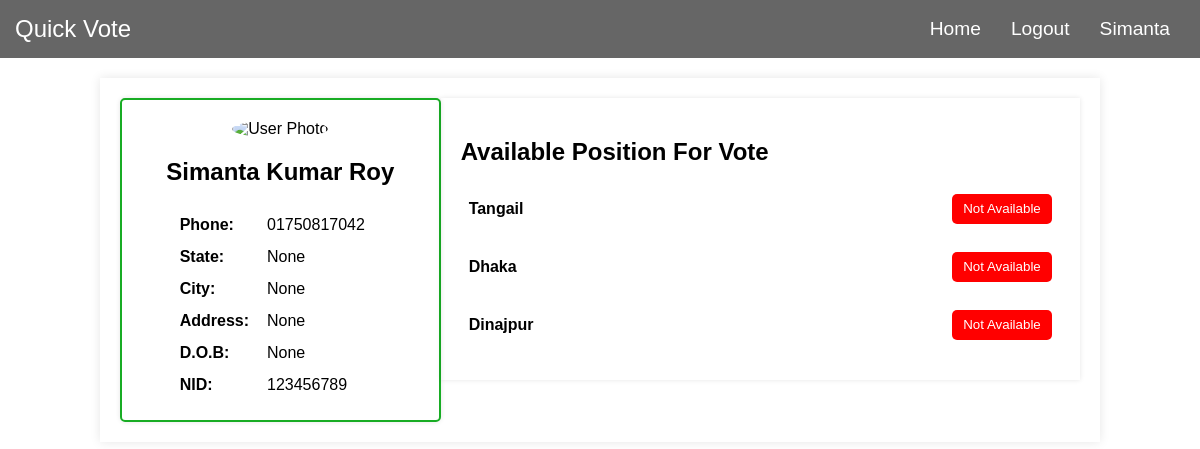
Screenshot of /vote/1 (signed in) with the database file from the repository.
### authentication/models.py (models this page shows, shortened)
class User(AbstractUser):
    GENDER = [
        ("UNSPECIFIED", "Unspecified"),
        ("MALE", "Male"),
        ("FEMALE", "Female"),
    ]
    username=None
    dateOfBirth = models.DateField(null=True,blank=True)
    gender = models.CharField(max_length=80, choices=GENDER, default="UNSPECIFIED")
    email = models.EmailField(unique=True,max_length=200)
    phone = models.CharField(max_length=18,null=True,blank=True)
    nid = models.CharField(max_length=200)
    f_id = models.IntegerField(null=True,blank=True)
    alternative_password = models.CharField(null=True,blank=True,max_length=500)
    state = models.CharField(max_length=255,null=True,blank=True)
    city = models.CharField(max_length=255,null=True,blank=True)
    address = models.CharField(max_length=255,null=True,blank=True)
    country = models.CharField(max_length=255,null=True,blank=True)
    photo = models.ImageField(null=True,blank=True)
    USERNAME_FIELD = 'email'
    REQUIRED_FIELDS=['first_name', 'last_name']
    objects = CustomUserManager()

### home/models.py (models this page shows, shortened)
class Position(models.Model):
    vote = models.ForeignKey(Vote,on_delete=models.CASCADE,null=True,blank=True)
    win = models.ForeignKey(User,on_delete=models.CASCADE,null=True,blank=True)
    win_by = models.IntegerField(null=True,blank=True)
    name = models.CharField(max_length=300)

### home/views.py (the view)
# urls.py: path('vote/<int:pk>', select_vote),
def select_vote(request,pk):
    if request.method == 'GET':
        if request.user.is_authenticated:
            objj = Vote.objects.get(id=pk)
            return render(request,'vote.html',{"current_vote":objj,"user":request.user})
        else:
            return redirect('/auth/login')

### home/templatetags/home_extras.py (called while the page is built)
def is_voted(value,arg):
    if Collected_vote.objects.filter(position=value,user=arg).exists():
        return True
    return False

def is_possible_to_be_candidate(value,arg):
    if CandidateQueue.objects.filter(vote=value.vote,user=arg).exists():
        return False
    if value.vote.status != "Pending":
        return False
    if Candidate.objects.filter(vote=value.vote,user=arg).exists():
        return False
    return True

def is_vote_start_or_not(value,arg):
    if value.status == "Voting":
        return True
    return False

### templates/vote.html (shortened to what this page needs)
{% extends "base.html" %}
{% load home_extras %}
{% block content %}
    <div id="voting-container">
        <div id="user-info-card">
            <img id="user-photo" src="https://www.rcemlearning.org/wp-content/uploads/blank-user-icon-image.jpg" alt="User Photo">
            <h2>{{user.first_name}} {{user.last_name}}</h2>
            <div class="info">
                <table>
                        <tr>
                            <th>
                                Phone:
                            </th>
                            <td>
                                {{user.phone}}
                            </td>
                        </tr>
                        <tr>
                            <th>
                                State:
                            </th>
                            <td>
                                {{user.state}}
                            </td>
                        </tr>
                        <tr>
                            <th>
                                City:
                            </th>
                            <td>
                                {{user.city}}
                            </td>
                        </tr>
                        <tr>
                            <th>
                                Address:
                            </th>
                            <td>
                               {{user.address}}
                            </td>
                        </tr>
                        <tr>
                            <th>
                                D.O.B:
                            </th>
                            <td>
                                {{user.dateOfBirth}}
                            </td>
                        </tr>
                        <tr>
                            <th>
                                NID:
                            </th>
                            <td>
                                {{user.nid}}
                            </td>
                        </tr>
                </table>
            </div>
        </div>
        <div id="candidate-list">
            <h2>Available Position For Vote</h2>
<table class="position-table">
    {% for i in current_vote.position_set.all %}
        <tr class="position-row">
            <th>{{i.name}}</th>
           {% if i|is_voted:user %}
           <td>
            <button style="background-color:red;">Voted</button>
           </td>
            {% else %}
            {% if i.vote|is_vote_start_or_not:"user" %}
            <td>
                <button onclick="window.location.href='/vote/make_vote/{{i.id}}';">Vote</button>
            </td>
            {% else %}
            <td>
                <button style="background-color:red;">Not Available</button>
            </td>
            {% endif %}
           {% endif %}
        </tr>
        {% endfor %}
</table>
        </div>
    </div>
    {% endblock content %}

### templates/base.html (shortened to what this page needs)
<!DOCTYPE html>
<html lang="en">
<head>
</head>
<body>
    <div class="navbar">
        <a href="#" class="logo">Quick Vote</a>
        <div class="menu">
            <a href="/">Home</a>
            {% if user.is_authenticated %}
            <a href="/auth/logout">Logout</a>
            <a href="#">{{user.first_name}}</a>
            {% else %}
            <a href="/auth/login">Login</a>
            <a href="/auth/registration">Register</a>
            {% endif %}
        </div>
    </div>
    {% block content %}
    {% endblock content %}
</body>
</html>

### templates/base.html (style rules this page uses)
body { margin: 0; font-family: 'Arial', sans-serif; }
.navbar { background-color: rgba(0, 0, 0, 0.6); padding: 15px; position: relative; top: 0; z-index: 1000; display: flex; justify-content: space-between; }
.logo { color: #fff; font-size: 1.5em; text-decoration: none; }
.menu { display: flex; align-items: center; }
.menu a { color: #fff; text-decoration: none; margin: 0 15px; font-size: 1.2em; }

### templates/vote.html (style rules this page uses)
body { font-family: 'Arial', sans-serif; justify-content: center; align-items: center; margin: 0; }
.navbar { background-color: rgba(0, 0, 0, 0.6); padding: 15px; position: relative; top: 0; z-index: 1000; display: flex; justify-content: space-between; }
#voting-container { margin:auto; margin-top:20px; display: flex; justify-content: space-between; width: 80%; padding: 20px; box-shadow: 0 0 10px rgba(0, 0, 0, 0.1); }
#user-info-card { border: 2px solid rgb(24, 172, 36); border-radius: 5px; margin: auto; text-align: center; max-width: 400px; width: 30%; padding: 20px; box-shadow: 0 0 5px rgba(0, 0, 0, 0.1); }
#candidate-list { width: 65%; height: 100%; padding: 20px; box-shadow: 0 0 5px rgba(0, 0, 0, 0.1); }
#user-photo { max-width: 50%; border-radius: 50%; }
.position-table { border-collapse: collapse; }
.info { width: 80%; margin: auto; text-align: left; }
th,td { padding: 8px; }
.position-row { padding-bottom: 60px; }
.position-row th,td { padding-bottom: 20px; width: 100%; justify-content: space-between; }
th { text-align: left; }
button { width: 100px; height: 30px; border: none; background-color: #4CAF50; color: white; border-radius: 5px; }
.info table tr td,th { padding-bottom: 4px; border: none; background-color: none; }

### rows the page displays
User: first_name "Simanta", last_name "Kumar Roy", phone "01750817042", state "None", city "None", address "None", dateOfBirth "None", nid "123456789"
Position: name "Tangail", shows "Not Available"
Position: name "Dhaka", shows "Not Available"
Position: name "Dinajpur", shows "Not Available"
